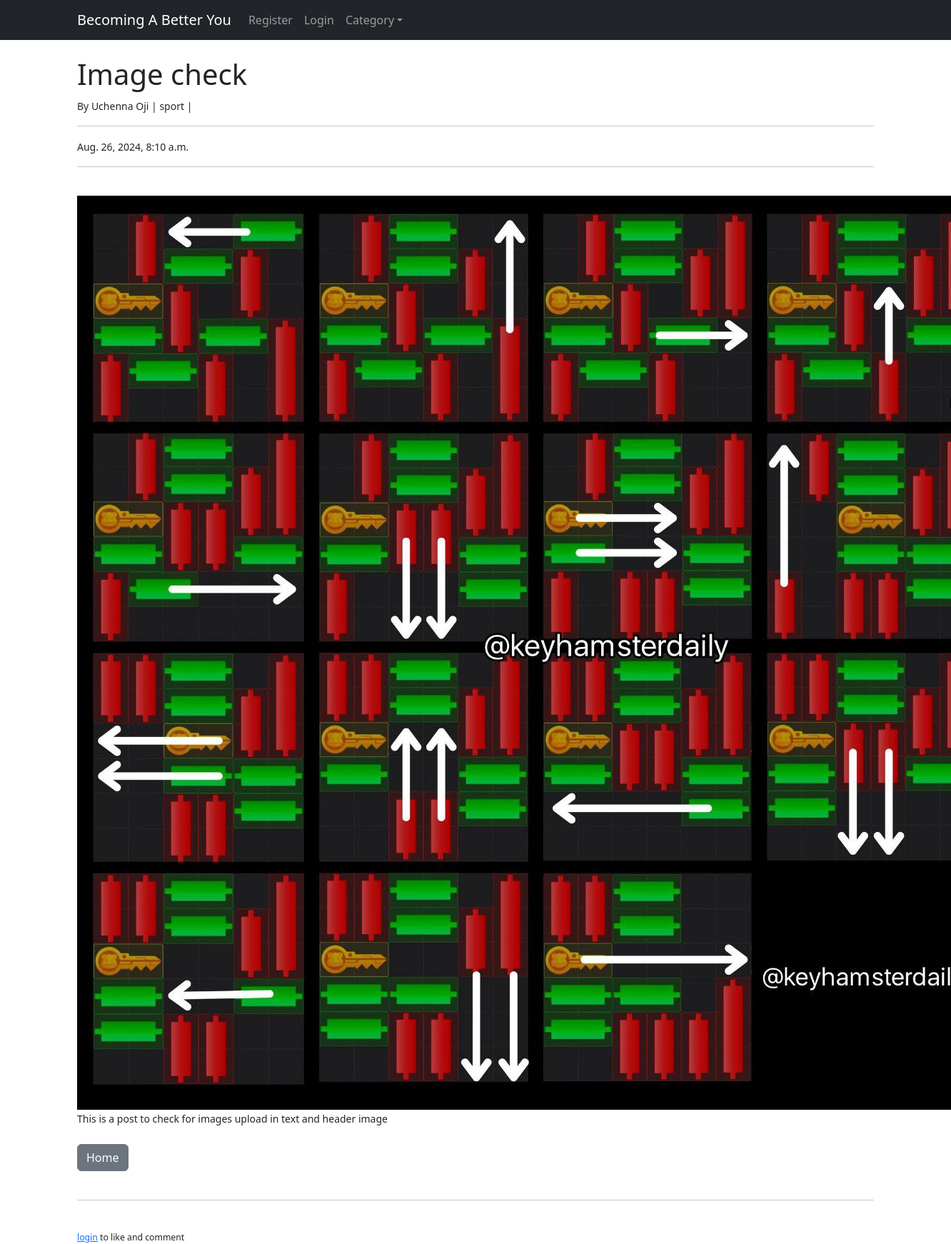
Screenshot of /article/17 with the database file from the repository.
### blog/models.py (models this page shows, shortened)
class Post(models.Model):
    title = models.CharField(max_length=255)
    body =RichTextField(blank=True, null=True)
    author = models.ForeignKey(User, on_delete=models.CASCADE)
    created = models.DateTimeField(auto_now_add=True)
    category = models.CharField(max_length=255, default="Sports")
    likes = models.ManyToManyField(User, related_name='blog_posts')
    header_image = models.ImageField(blank=True, upload_to='images/')
    def total_likes(self):
        return self.likes.count()

### blog/views.py (the view)
# urls.py: path('article/<str:pk>', ArticleView.as_view(), name='article_details'), #dynamic view with pk set as an integer
class ArticleView(DetailView):
    model = Post
    template_name = 'article_details.html'
    def get_context_data(self, *args, **kwargs):
        cont = get_object_or_404(Post, id=self.kwargs['pk'])
        total_likes = cont.total_likes()
        context = super(ArticleView, self).get_context_data(*args, **kwargs)
        context["total_likes"]= total_likes
        liked = False
        if cont.likes.filter(id=self.request.user.id).exists():
            liked = True
            context["liked"] = liked
        return context

### templates/article_details.html (shortened to what this page needs)
{% extends 'base.html' %}
{% block content %}
<h1>{{post.title}}</h1>
<small>By {{post.author.first_name}} {{post.author.last_name}} {{post.Username}} | {{post.category}} </small><small> |
<hr> {{post.created}}
<hr><br>
{% if post.header_image %}
    <img src="{{post.header_image.url}}" alt="Post Image">
{% else %}
    <small>Image not available</small>
{% endif %}
<br>
{{post.body|safe}}
<br><br>
<a href="{% url 'home' %}" class = "btn btn-secondary">Home</a> <br><br><hr><br>
<form action="{% url 'like_post' post.pk %}" method="POST">
    {% if user.is_authenticated %}
        {% if not liked %}
            <button type="submit", name="post_id", value="{{post.id}}", class="btn btn-primary btn-sm">Like</button> - --{{total_likes}} likes
        {% else %}
            <button type="submit", name="post_id", value="{{post.id}}", class="btn btn-danger btn-sm">Unlike</button> - --{{total_likes}} likes
        </form>
         {% endif %}
    {%else%}
    <small><a href="{% url 'login' %}">login</a> to like and comment </small>
    {% endif %}
{% endblock %}

### rows the page displays
Post: title "Image check", author.first_name "Uchenna", author.last_name "Oji", category "sport", created "Aug. 26, 2024, 8:10 a.m.", header_image (picture), body "This is a post to check for images upload in text and header image"
